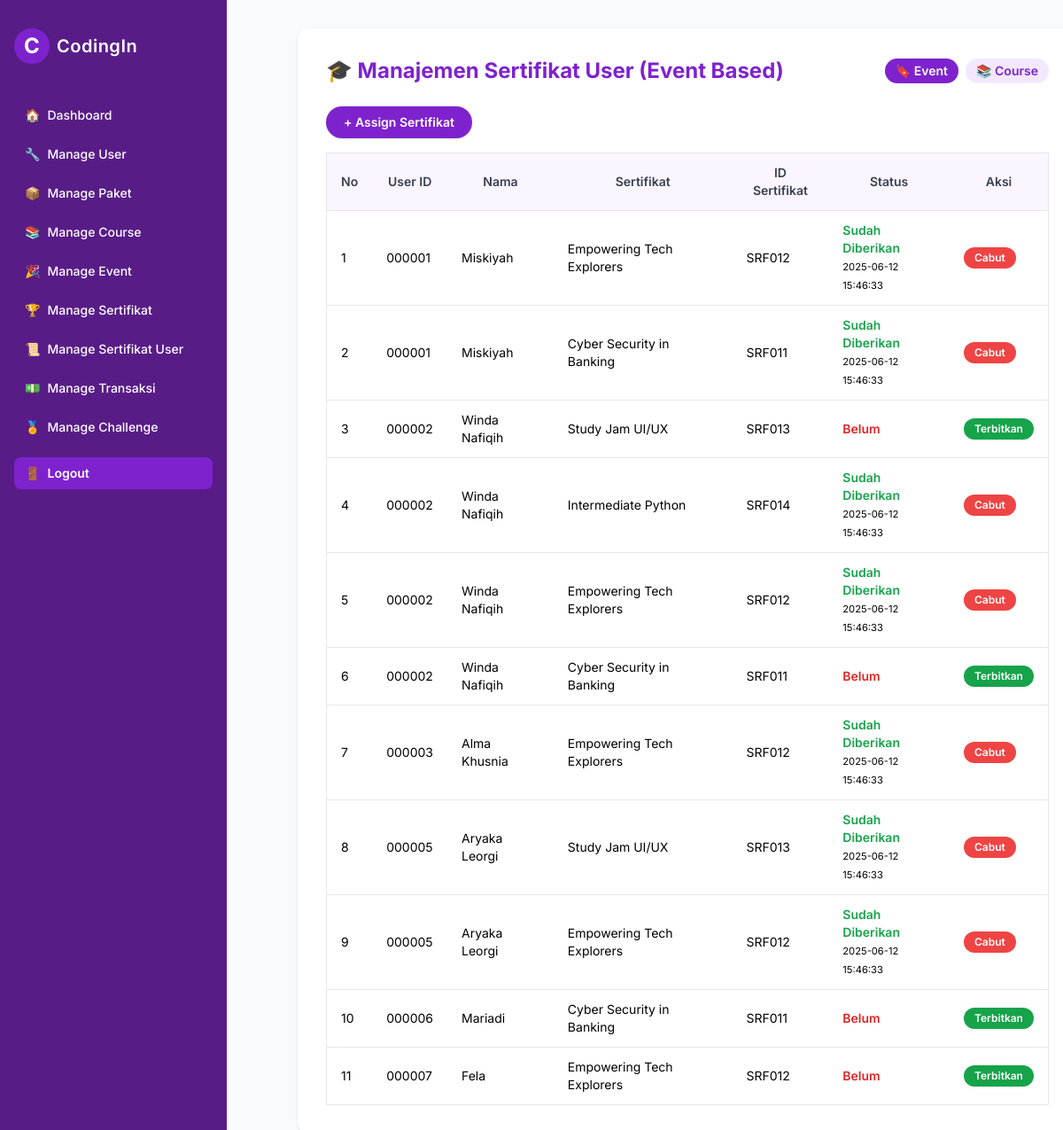
Page /admin/sertifusermanage/manage_sertifuser.php (signed in) on the committed database.
### tables this page shows
CREATE TABLE `user` (
  `ID` char(6) NOT NULL,
  `First_Name` varchar(60) NOT NULL,
  `Last_Name` varchar(60) DEFAULT NULL,
  `Jenis_kelamin` char(1) NOT NULL,
  `Pekerjaan` varchar(60) NOT NULL,
  `Kota` varchar(60) NOT NULL,
  `Negara` varchar(60) NOT NULL,
  `Nomor_Telepon` varchar(15) NOT NULL,
  `Email` varchar(60) NOT NULL,
  `Tentang_Saya` varchar(150) DEFAULT NULL,
  `Tanggal_Lahir` date NOT NULL,
  `password` varchar(255) NOT NULL DEFAULT '123456'
);

CREATE TABLE `sertifikat` (
  `ID_Sertifikat` char(8) NOT NULL,
  `Nama_Sertifikat` varchar(100) NOT NULL,
  `sertif_template` varchar(255) DEFAULT NULL
);

CREATE TABLE `sertifuser` (
  `User_ID` char(6) NOT NULL,
  `Sertifikat_ID_Sertifikat` char(6) NOT NULL,
  `tanggal_diberikan` datetime DEFAULT current_timestamp()
);

### models/sertifuser.php (called while the page is built, shortened)
<?php
class SertifUser {
    private $pdo;
    public function __construct($pdo) {
        $this->pdo = $pdo;
    }
    public function getAll($tipe = 'event') {
        if ($tipe == 'course') {
            $query = "
                SELECT
                    u.ID AS User_ID,
                    CONCAT(COALESCE(u.First_Name, ''), ' ', COALESCE(u.Last_Name, '')) AS Nama,
                    c.Nama_course,
                    s.ID_Sertifikat,
                    s.Nama_Sertifikat,
                    su.tanggal_diberikan
                FROM user u
                JOIN user_course uc ON uc.User_ID = u.ID
                JOIN courses c ON c.ID_courses = uc.Courses_ID_Courses
                JOIN sertifikat s ON s.ID_Sertifikat = c.Sertifikat_ID_sertifikat
                LEFT JOIN sertifuser su
                    ON su.User_ID = u.ID AND su.Sertifikat_ID_Sertifikat = s.ID_Sertifikat
                ORDER BY u.ID
            ";
        } else {
            $query = "
                SELECT
                    u.ID AS User_ID,
                    CONCAT(COALESCE(u.First_Name, ''), ' ', COALESCE(u.Last_Name, '')) AS Nama,
                    e.Nama_Event,
                    s.ID_Sertifikat,
                    s.Nama_Sertifikat,
                    su.tanggal_diberikan
                FROM user u
                JOIN user_event ue ON ue.User_ID = u.ID
                JOIN event e ON e.ID_event = ue.Event_ID_Event
                JOIN sertifikat s ON s.ID_Sertifikat = e.Sertifikat_ID_Sertifikat
                LEFT JOIN sertifuser su
                    ON su.User_ID = u.ID AND su.Sertifikat_ID_Sertifikat = s.ID_Sertifikat
                ORDER BY u.ID
            ";
        }
        $stmt = $this->pdo->query($query);
        return $stmt->fetchAll(PDO::FETCH_ASSOC);
    }
}

### admin/sertifusermanage/manage_sertifuser.php (the view, shortened to what this page needs)
<?php
require_once '../../config/database.php';
require_once '../../models/sertifuser.php';
$tipe = $_GET["tipe"] ?? "event";
$sertifUserModel = new SertifUser($pdo);
$rows = $sertifUserModel->getAll($tipe);
?>
<!DOCTYPE html>
<html lang="id">
<head>
  <script src="https://cdn.tailwindcss.com"></script>
</head>
<body class="bg-gray-50 min-h-screen flex">
  <?php include '../../includes/admin_sidebar.php'; ?>
  <main class="flex-1 p-8">
    <div class="bg-white rounded-xl shadow p-8 w-full max-w-5xl ml-0 md:ml-12">
      <div class="flex flex-col md:flex-row md:items-center md:justify-between mb-6 gap-4">
        <h2 class="text-2xl font-bold text-purple-700">🎓 Manajemen Sertifikat User (<?= ucfirst($tipe) ?> Based)</h2>
        <div class="flex gap-2">
          <a href="?tipe=event" class="px-3 py-1 rounded-full text-sm font-semibold <?= $tipe == 'event' ? 'bg-purple-700 text-white' : 'bg-purple-100 text-purple-700 hover:bg-purple-200' ?>">🔖 Event</a>
          <a href="?tipe=course" class="px-3 py-1 rounded-full text-sm font-semibold <?= $tipe == 'course' ? 'bg-purple-700 text-white' : 'bg-purple-100 text-purple-700 hover:bg-purple-200' ?>">📚 Course</a>
        </div>
      </div>
      <div class="mb-4">
        <a href="add_sertifuser.php" class="inline-block bg-purple-700 text-white px-5 py-2 rounded-full font-semibold hover:bg-purple-800 transition text-sm shadow">
          + Assign Sertifikat
        </a>
      </div>
      <div class="overflow-x-auto">
        <table class="min-w-full border border-gray-200 rounded-lg text-xs sm:text-sm">
          <thead class="bg-purple-50">
            <tr>
              <th class="py-3 px-4 font-semibold text-gray-700 border-b">No</th>
              <th class="py-3 px-4 font-semibold text-gray-700 border-b">User ID</th>
              <th class="py-3 px-4 font-semibold text-gray-700 border-b">Nama</th>
              <th class="py-3 px-4 font-semibold text-gray-700 border-b">Sertifikat</th>
              <th class="py-3 px-4 font-semibold text-gray-700 border-b">ID Sertifikat</th>
              <th class="py-3 px-4 font-semibold text-gray-700 border-b">Status</th>
              <th class="py-3 px-4 font-semibold text-gray-700 border-b">Aksi</th>
            </tr>
          </thead>
          <tbody class="divide-y divide-gray-200">
            <?php $no = 1; foreach ($rows as $row): ?>
              <?php $sudah_terbit = !is_null($row['tanggal_diberikan']); ?>
              <tr class="hover:bg-purple-50">
                <td class="py-3 px-4"><?= $no++ ?></td>
                <td class="py-3 px-4"><?= htmlspecialchars($row['User_ID']) ?></td>
                <td class="py-3 px-4"><?= htmlspecialchars($row['Nama']) ?></td>
                <td class="py-3 px-4"><?= htmlspecialchars($row['Nama_Sertifikat']) ?></td>
                <td class="py-3 px-4"><?= htmlspecialchars($row['ID_Sertifikat']) ?></td>
                <td class="py-3 px-4">
                  <?php if ($sudah_terbit): ?>
                    <span class="text-green-600 font-semibold">Sudah Diberikan</span><br>
                    <small><?= htmlspecialchars($row['tanggal_diberikan']) ?></small>
                  <?php else: ?>
                    <span class="text-red-600 font-semibold">Belum</span>
                  <?php endif; ?>
                </td>
                <td class="py-3 px-4">
                  <div class="flex gap-2">
                    <?php if (!$sudah_terbit): ?>
                      <form action="give_sertifuser.php" method="post" class="inline">
                        <button type="submit" class="bg-green-600 text-white px-3 py-1 rounded-full text-xs font-semibold hover:bg-green-700 transition">Terbitkan</button>
                      </form>
                    <?php else: ?>
                      <form action="cancel_sertifuser.php" method="post" class="inline" onsubmit="return confirm('Yakin ingin mencabut sertifikat ini?');">
                        <button type="submit" class="bg-red-500 text-white px-3 py-1 rounded-full text-xs font-semibold hover:bg-red-600 transition">Cabut</button>
                      </form>
                    <?php endif; ?>
                  </div>
                </td>
              </tr>
            <?php endforeach; ?>
          </tbody>
        </table>
      </div>
    </div>
  </main>
</body>
</html>

### admin/sertifusermanage/manage_sertifuser.php (style rules this page uses)
body { font-family: "Inter", sans-serif; }

### rows in the picture
user: ID "000001", Nama "Miskiyah", sertifikat.Nama_Sertifikat "Empowering Tech Explorers", sertifikat.ID_Sertifikat "SRF012", sertifuser.tanggal_diberikan "2025-06-12 15:46:33", sertifikat.Nama_Sertifikat "Cyber Security in Banking", sertifikat.ID_Sertifikat "SRF011"
user: ID "000002", Nama "Winda Nafiqih", sertifikat.Nama_Sertifikat "Study Jam UI/UX", sertifikat.ID_Sertifikat "SRF013", shows "Belum", sertifikat.Nama_Sertifikat "Intermediate Python", sertifikat.ID_Sertifikat "SRF014", sertifuser.tanggal_diberikan "2025-06-12 15:46:33", sertifikat.Nama_Sertifikat "Empowering Tech Explorers", sertifikat.ID_Sertifikat "SRF012", sertifikat.Nama_Sertifikat "Cyber Security in Banking", sertifikat.ID_Sertifikat "SRF011"
user: ID "000003", Nama "Alma Khusnia", sertifikat.Nama_Sertifikat "Empowering Tech Explorers", sertifikat.ID_Sertifikat "SRF012", sertifuser.tanggal_diberikan "2025-06-12 15:46:33"
user: ID "000005", Nama "Aryaka Leorgi", sertifikat.Nama_Sertifikat "Study Jam UI/UX", sertifikat.ID_Sertifikat "SRF013", sertifuser.tanggal_diberikan "2025-06-12 15:46:33", sertifikat.Nama_Sertifikat "Empowering Tech Explorers", sertifikat.ID_Sertifikat "SRF012"
user: ID "000006", Nama "Mariadi", sertifikat.Nama_Sertifikat "Cyber Security in Banking", sertifikat.ID_Sertifikat "SRF011", shows "Belum"
user: ID "000007", Nama "Fela", sertifikat.Nama_Sertifikat "Empowering Tech Explorers", sertifikat.ID_Sertifikat "SRF012", shows "Belum"

### other values in the picture
$tipe "Event"
